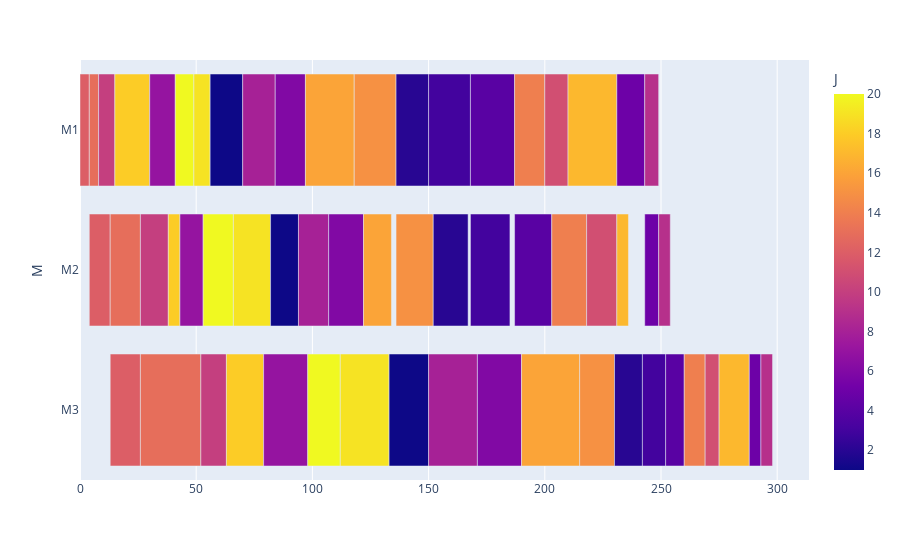
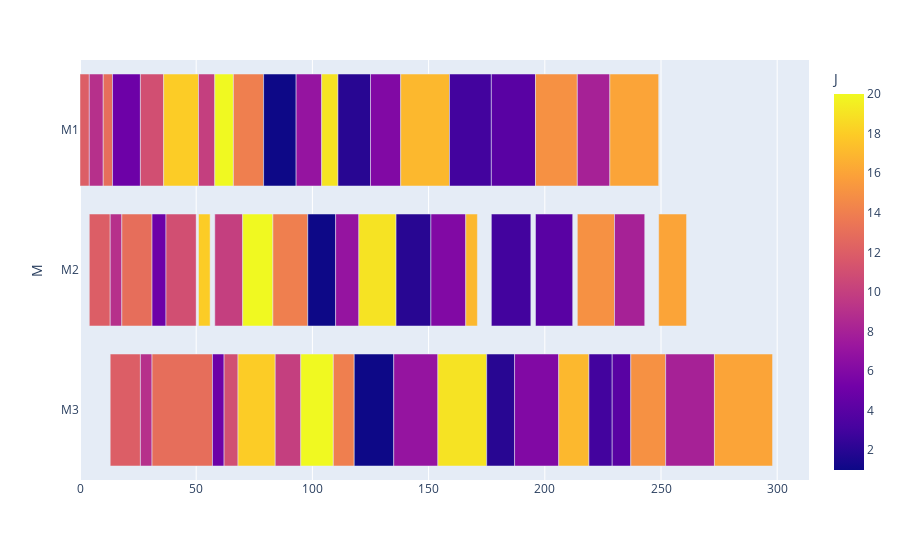

Notebook code cell kept with these figures, in order:
### Code cell
# this script alows to create a gantt chart from a .xlsx file
# the .xlsx file must have the following columns:
# - Task
# - S
# - C
# Use pip to install the following packages:
# - pandas
# - plotly
# - numpy
# - datetime
# %pip install ipykernel
# %pip install pandas
# %pip install plotly
# %pip install numpy
# %pip install datetime
# %pip install --upgrade nbformat

import pandas as pd
import plotly.express as px
import plotly.graph_objects as go
import numpy as np
import datetime


# read the .xlsx file
df = pd.read_excel('a.xlsx')
df['delta'] = df['C'] - df['S']
# create a gantt chart from the .xlsx file using C as the end time and S as the start time and y axis is the M column
fig = px.timeline(df, x_start="S", x_end="C", y="M", color='J', color_discrete_sequence=px.colors.qualitative.Dark24)
fig.update_yaxes(autorange="reversed") 
fig.layout.xaxis.type = 'linear'
fig.data[0].x = df.delta.tolist()
fig.show()
# save the gantt chart as a .png file
fig.write_image("a.png")
# save the gantt chart as a .html file
fig.write_html("a.html")

# read the .xlsx file
df = pd.read_excel('c.xlsx')
df['delta'] = df['C'] - df['S']
# create a gantt chart from the .xlsx file using C as the end time and S as the start time and y axis is the M column
fig = px.timeline(df, x_start="S", x_end="C", y="M", color='J', color_discrete_sequence=px.colors.qualitative.Dark24)
fig.update_yaxes(autorange="reversed") 
fig.layout.xaxis.type = 'linear'
fig.data[0].x = df.delta.tolist()
fig.show()
# save the gantt chart as a .png file
fig.write_image("c.png")
# save the gantt chart as a .html file
fig.write_html("c.html")

### Figure 1 — Plotly figure (JSON) as saved in the notebook; plotly's stock layout.template omitted (floating-point values rounded to 4 significant figures)
{"data": [{"alignmentgroup": "True", "base": [0, 4, 8, 15, 30, 41, 49, 56, 70, 84, 97, 118, 136, 150, 168, 187, 200, 210, 231, 243, 4, 13, 26, 38, 43, 53, 66, 82, 94, 107, 122, 136, 152, 168, 187, 203, 218, 231, 243, 249, 13, 26, 52, 63, 79, 98, 112, 133, 150, 171, 190, 215, 230, 242, 252, 260, 269, 275, 288, 293], "hovertemplate": "S=%{base}<br>C=%{x}<br>M=%{y}<br>J=%{marker.color}<extra></extra>", "legendgroup": "", "marker": {"color": [12, 13, 10, 18, 7, 20, 19, 1, 8, 6, 16, 15, 2, 3, 4, 14, 11, 17, 5, 9, 12, 13, 10, 18, 7, 20, 19, 1, 8, 6, 16, 15, 2, 3, 4, 14, 11, 17, 5, 9, 12, 13, 10, 18, 7, 20, 19, 1, 8, 6, 16, 15, 2, 3, 4, 14, 11, 17, 5, 9], "coloraxis": "coloraxis", "pattern": {"shape": ""}}, "name": "", "offsetgroup": "", "orientation": "h", "showlegend": false, "textposition": "auto", "type": "bar", "x": [4, 4, 7, 15, 11, 8, 7, 14, 14, 13, 21, 18, 14, 18, 19, 13, 10, 21, 12, 6, 9, 13, 12, 5, 10, 13, 16, 12, 13, 15, 12, 16, 15, 17, 16, 15, 13, 5, 6, 5, 13, 26, 11, 16, 19, 14, 21, 17, 21, 19, 25, 15, 12, 10, 8, 9, 6, 13, 5, 5], "xaxis": "x", "y": ["M1", "M1", "M1", "M1", "M1", "M1", "M1", "M1", "M1", "M1", "M1", "M1", "M1", "M1", "M1", "M1", "M1", "M1", "M1", "M1", "M2", "M2", "M2", "M2", "M2", "M2", "M2", "M2", "M2", "M2", "M2", "M2", "M2", "M2", "M2", "M2", "M2", "M2", "M2", "M2", "M3", "M3", "M3", "M3", "M3", "M3", "M3", "M3", "M3", "M3", "M3", "M3", "M3", "M3", "M3", "M3", "M3", "M3", "M3", "M3"], "yaxis": "y"}], "layout": {"barmode": "overlay", "coloraxis": {"colorbar": {"title": {"text": "J"}}, "colorscale": [[0, "#0d0887"], [0.1111, "#46039f"], [0.2222, "#7201a8"], [0.3333, "#9c179e"], [0.4444, "#bd3786"], [0.5556, "#d8576b"], [0.6667, "#ed7953"], [0.7778, "#fb9f3a"], [0.8889, "#fdca26"], [1, "#f0f921"]]}, "legend": {"tracegroupgap": 0}, "margin": {"t": 60}, "xaxis": {"anchor": "y", "domain": [0, 1], "type": "linear"}, "yaxis": {"anchor": "x", "autorange": "reversed", "domain": [0, 1], "title": {"text": "M"}}}}

### Figure 2 — Plotly figure (JSON) as saved in the notebook; plotly's stock layout.template omitted (floating-point values rounded to 4 significant figures)
{"data": [{"alignmentgroup": "True", "base": [0, 4, 10, 14, 26, 36, 51, 58, 66, 79, 93, 104, 111, 125, 138, 159, 177, 196, 214, 228, 4, 13, 18, 31, 37, 51, 58, 70, 83, 98, 110, 120, 136, 151, 166, 177, 196, 214, 230, 249, 13, 26, 31, 57, 62, 68, 84, 95, 109, 118, 135, 154, 175, 187, 206, 219, 229, 237, 252, 273], "hovertemplate": "S=%{base}<br>C=%{x}<br>M=%{y}<br>J=%{marker.color}<extra></extra>", "legendgroup": "", "marker": {"color": [12, 9, 13, 5, 11, 18, 10, 20, 14, 1, 7, 19, 2, 6, 17, 3, 4, 15, 8, 16, 12, 9, 13, 5, 11, 18, 10, 20, 14, 1, 7, 19, 2, 6, 17, 3, 4, 15, 8, 16, 12, 9, 13, 5, 11, 18, 10, 20, 14, 1, 7, 19, 2, 6, 17, 3, 4, 15, 8, 16], "coloraxis": "coloraxis", "pattern": {"shape": ""}}, "name": "", "offsetgroup": "", "orientation": "h", "showlegend": false, "textposition": "auto", "type": "bar", "x": [4, 6, 4, 12, 10, 15, 7, 8, 13, 14, 11, 7, 14, 13, 21, 18, 19, 18, 14, 21, 9, 5, 13, 6, 13, 5, 12, 13, 15, 12, 10, 16, 15, 15, 5, 17, 16, 16, 13, 12, 13, 5, 26, 5, 6, 16, 11, 14, 9, 17, 19, 21, 12, 19, 13, 10, 8, 15, 21, 25], "xaxis": "x", "y": ["M1", "M1", "M1", "M1", "M1", "M1", "M1", "M1", "M1", "M1", "M1", "M1", "M1", "M1", "M1", "M1", "M1", "M1", "M1", "M1", "M2", "M2", "M2", "M2", "M2", "M2", "M2", "M2", "M2", "M2", "M2", "M2", "M2", "M2", "M2", "M2", "M2", "M2", "M2", "M2", "M3", "M3", "M3", "M3", "M3", "M3", "M3", "M3", "M3", "M3", "M3", "M3", "M3", "M3", "M3", "M3", "M3", "M3", "M3", "M3"], "yaxis": "y"}], "layout": {"barmode": "overlay", "coloraxis": {"colorbar": {"title": {"text": "J"}}, "colorscale": [[0, "#0d0887"], [0.1111, "#46039f"], [0.2222, "#7201a8"], [0.3333, "#9c179e"], [0.4444, "#bd3786"], [0.5556, "#d8576b"], [0.6667, "#ed7953"], [0.7778, "#fb9f3a"], [0.8889, "#fdca26"], [1, "#f0f921"]]}, "legend": {"tracegroupgap": 0}, "margin": {"t": 60}, "xaxis": {"anchor": "y", "domain": [0, 1], "type": "linear"}, "yaxis": {"anchor": "x", "autorange": "reversed", "domain": [0, 1], "title": {"text": "M"}}}}
